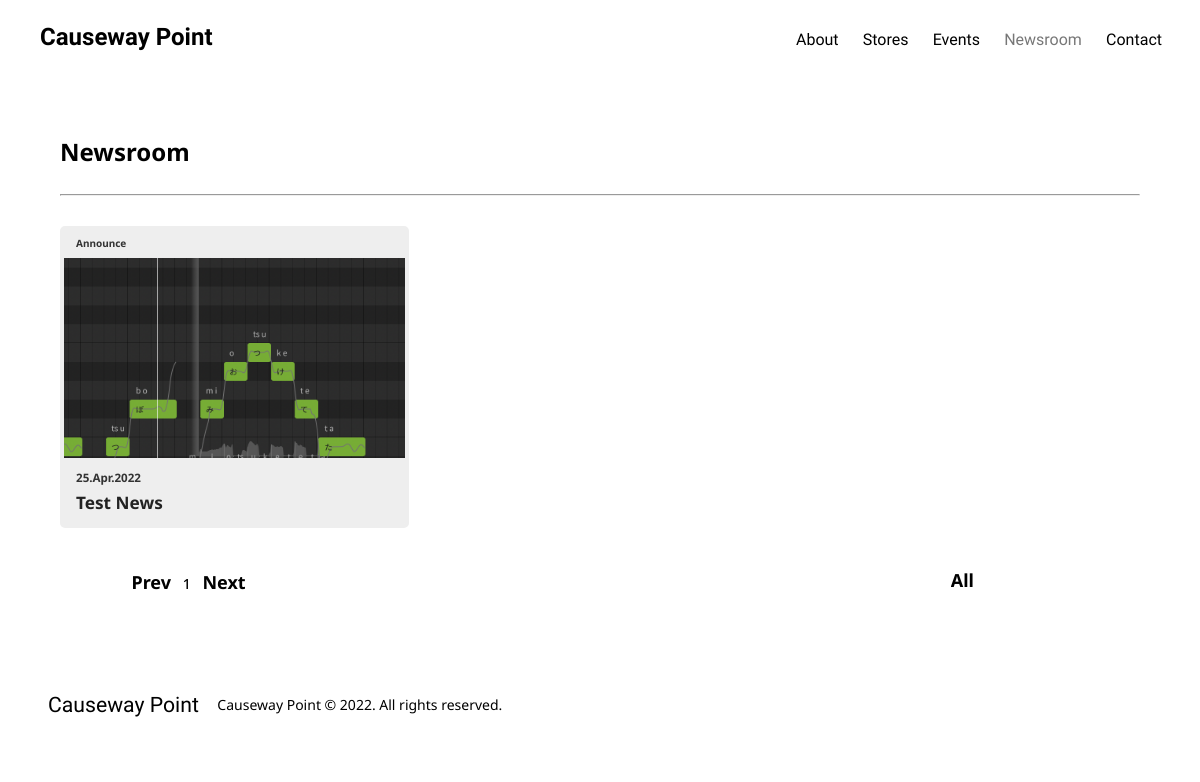
The page /news/ on the database as committed earlier.
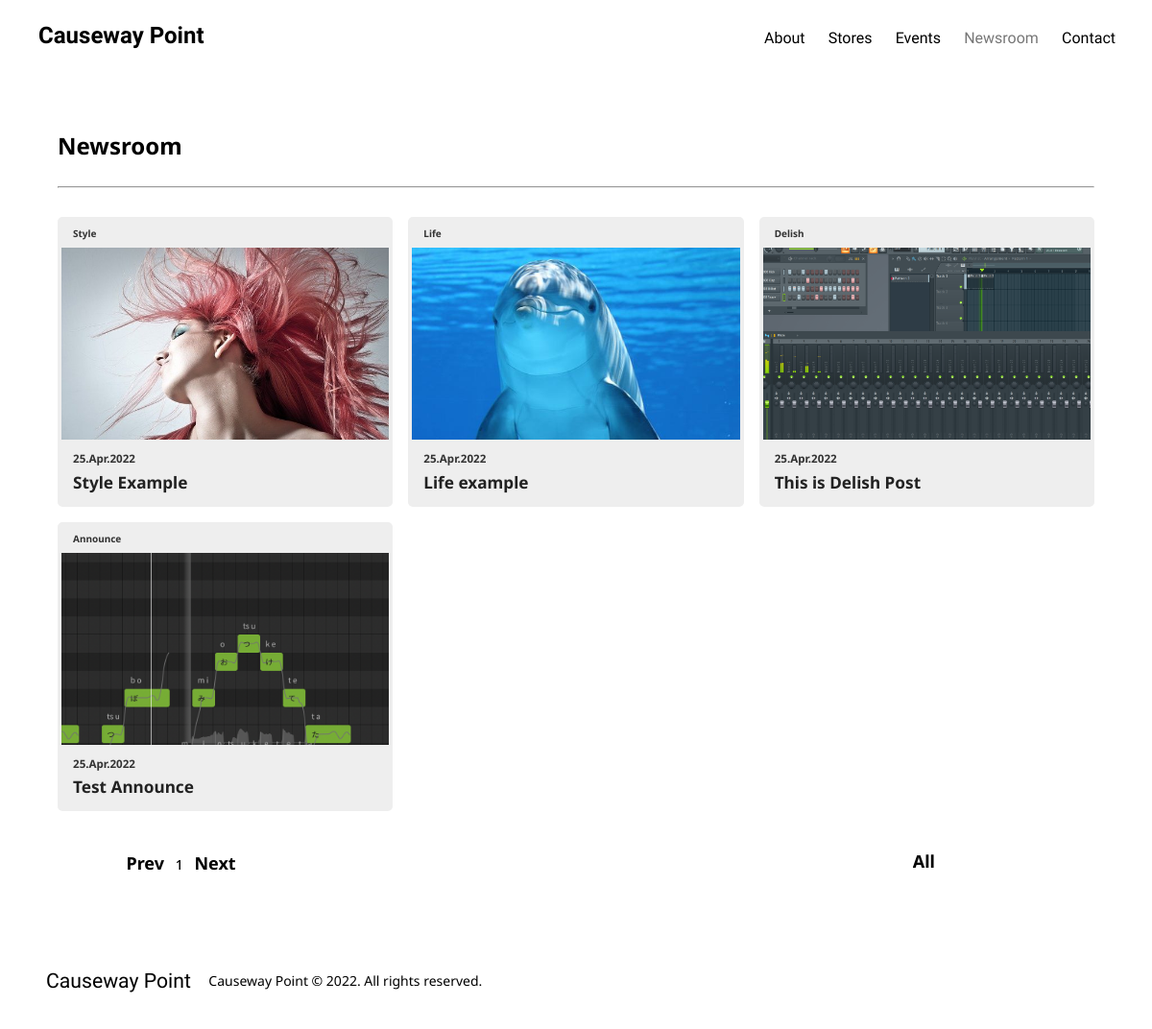
The same page on the database as committed later.
### shop/models/article.py (models this page shows, shortened)
class Article(models.Model):
    class ArticleType(models.TextChoices):
        ANNOUNCE = 'A', 'Announce'
        DELISH = 'D', 'Delish'
        LIFE = 'L', 'Life'
        STORE = 'T', 'Store'
        STYLE = 'S', 'Style'
    featured_image = models.ImageField(upload_to='img', help_text='Image to show in list')
    title = models.CharField(max_length=256, help_text='article title')
    article_type = models.CharField(
        max_length=1,
        help_text='Article Type',
        choices=ArticleType.choices,
        default=ArticleType.ANNOUNCE
    )
    content = RichTextUploadingField()
    published_by = models.DateTimeField(default=timezone.now, help_text='Published date')
    def get_article_type_text(self):
        if self.article_type == 'A':
            return 'Announce'
        elif self.article_type == 'D':
            return 'Delish'
        elif self.article_type == 'L':
            return 'Life'
        elif self.article_type == 'T':
            return 'Store'
        elif self.article_type == 'S':
            return 'Style'
        else:
            return ''
    def get_format_datetime(self):
        return self.published_by.strftime('%d.%b.%Y')

### shop/views.py (the view)
# urls.py: path('news/', NewsRoomListView.as_view(), name='news-list'),
class NewsRoomListView(ListView):
    model = Article
    paginate_by = 12
    template_name = 'news.html'
    context_object_name = 'articles'
    def get_queryset(self):
        q_expr = Q()
        if self.request.GET.get('category') is not None:
            q_expr = Q(article_type=self.request.GET['category'])
        return Article.objects.filter(q_expr).order_by('-published_by')
    def get_context_data(self, **kwargs):
        context = super().get_context_data(**kwargs)
        context['request'] = self.request
        context['current_page'] = 4
        return context

### templates/news.html (shortened to what this page needs)
{% extends 'base.html' %}
{% load static %}
{% block content %}
    <div class="container">
        <h1>Newsroom</h1>
        <br><hr><br>
        <div class="posts-container">
            {% if articles %}
                {% for article in articles %}
                    <article id="" class="news-listing">
                        <h4>{{ article.get_article_type_text }}</h4>
                        <div class="posts-image">
                            <img src="{{ article.featured_image.url }}" alt="article featured image" />
                        </div>
                        <div class="news-contents">
                            <h3>{{ article.get_format_datetime }}</h3>
                            <h2>{{ article.title }}</h2>
                        </div>
                    </article>
                {% endfor %}
            {% else %}
                <h2>There is no Articles</h2>
            {% endif %}
        </div>
        <br>
        <div class="posts-opt">
            <div class="posts-opt-left">
                <a href="{% if page_obj.has_previous %}?page={{ page_obj.previous_page_number }}{% if 'category' in request.GET %}&category={{ request.GET.category }}{% endif %}{% else %}javascript:void(0){% endif %}" class="posts-opt-prev">Prev</a>
                {% for i in paginator.page_range %}
                    <a href="?page={{ i }}{% if 'category' in request.GET %}&category={{ request.GET.category }}{% endif %}" class="posts-opt-num">{{ i }}</a>
                {% endfor %}
                <a href="{% if page_obj.has_next %}?page={{ page_obj.next_page_number }}{% if 'category' in request.GET %}&category={{ request.GET.category }}{% endif %}{% else %}javascript:void(0){% endif %}" class="posts-opt-next">Next</a>
            </div>
            <div class="posts-opt-center"><br></div>
            <div class="posts-opt-right">
                <select id="news-category" onchange="filterByCategory()">
                    <option value="-" {% if 'category' not in request.GET %}selected{% endif %}>All</option>
                </select>
            </div>
        </div>
    </div>
{% endblock %}

Rows that differ between the two databases and show on the page:
added Article: get_article_type_text "Style", featured_image (picture), get_format_datetime "25.Apr.2022", title "Style Example"
added Article: get_article_type_text "Life", featured_image (picture), get_format_datetime "25.Apr.2022", title "Life example"
added Article: get_article_type_text "Delish", featured_image (picture), get_format_datetime "25.Apr.2022", title "This is Delish Post"
changed Article "Announce": title "Test News" → "Test Announce"
